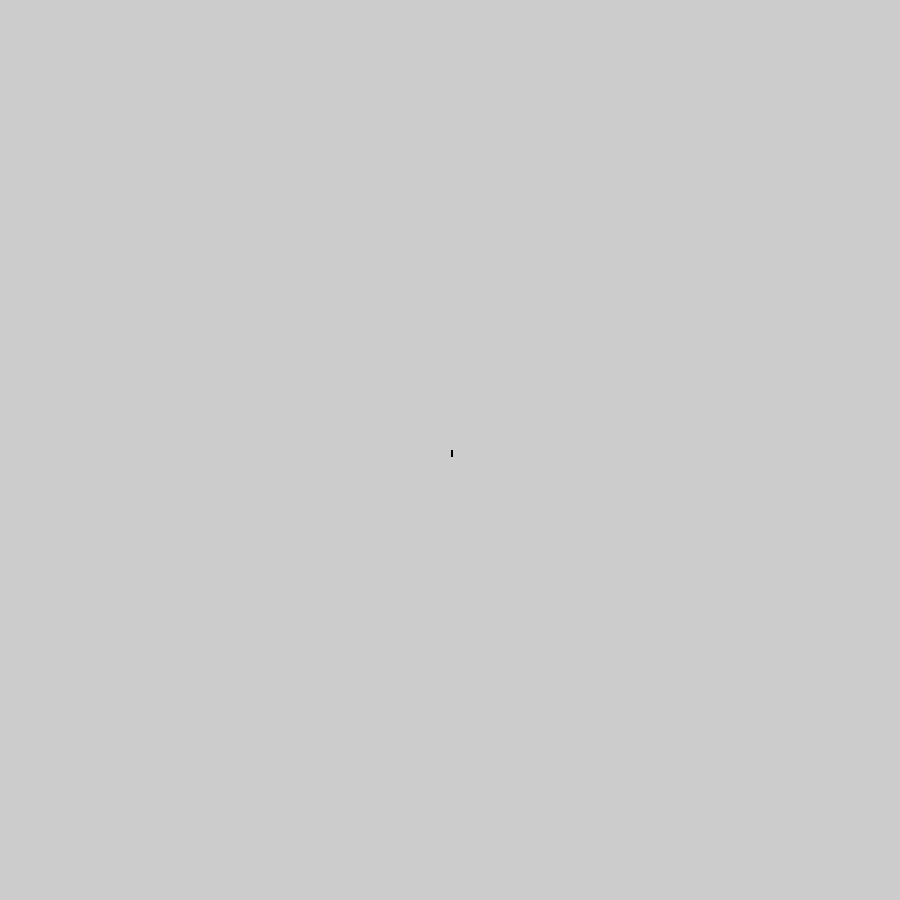
Frame 1 (no input)
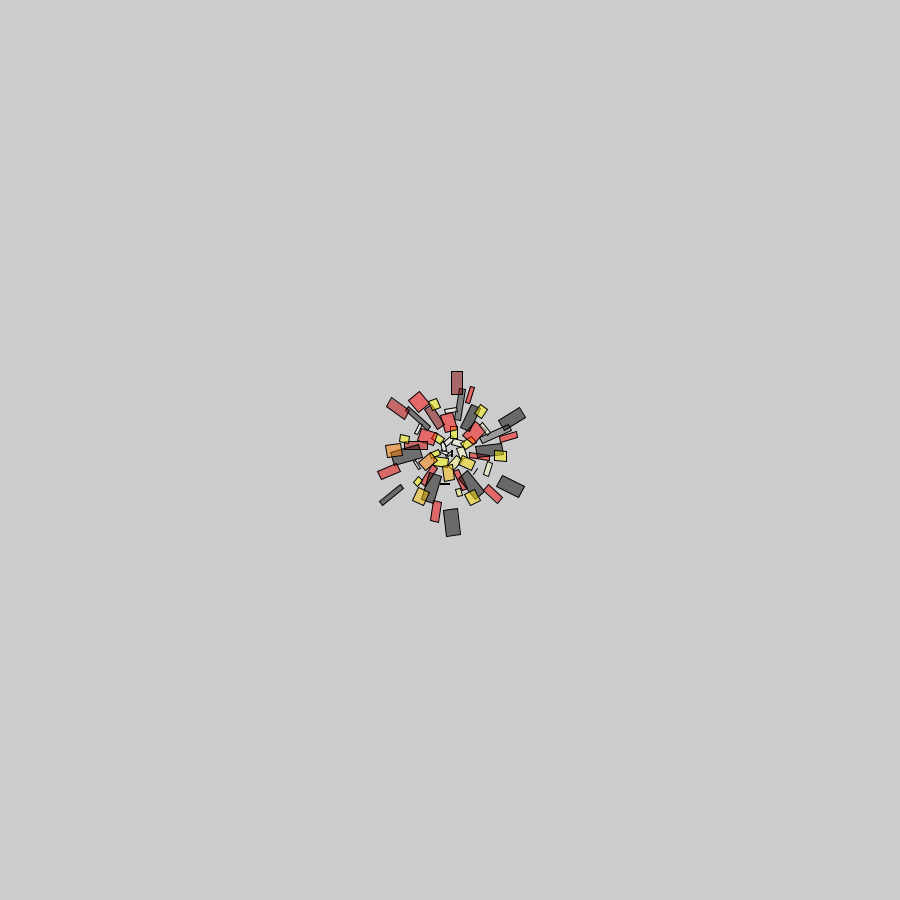
Frame 60 (the mouse pressed at the canvas centre just before this capture)
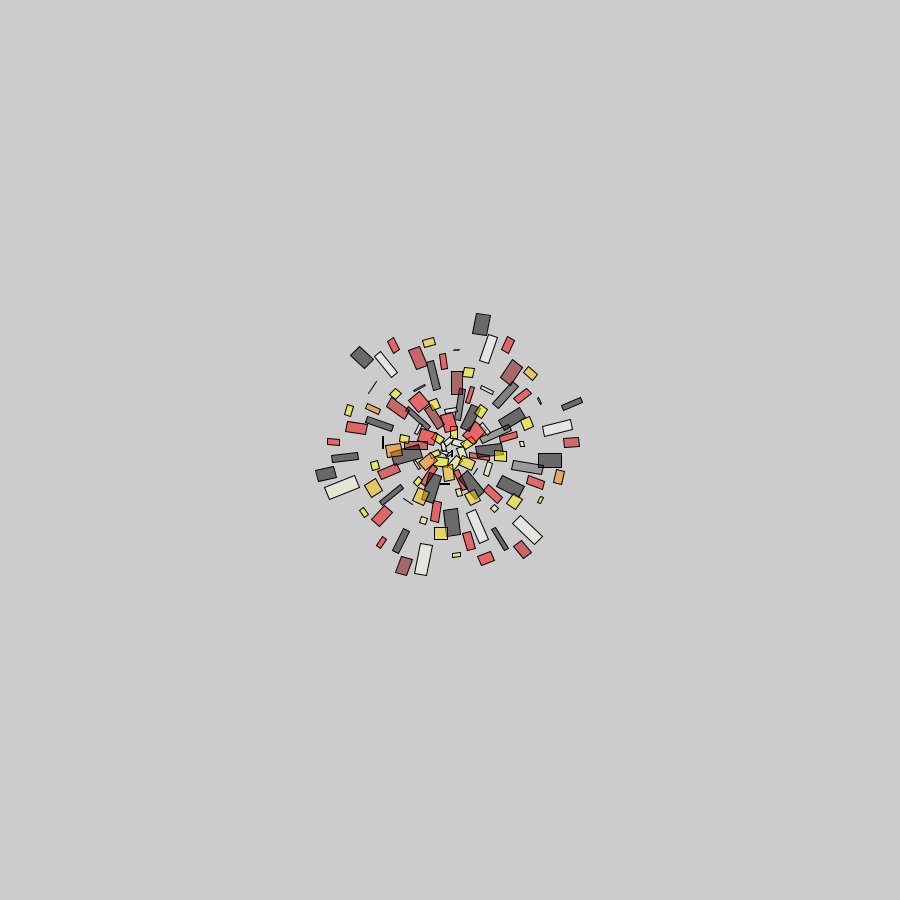
Frame 120 (the mouse held since frame 60 and released just before this capture)

The Processing sketch that drew these frames (run headless with seeded random() and noise(); from frame 60 on, the mouse is pressed at the canvas centre):

// Processing sketch: processing_130426
// ── processing_130426.pde

int i=0;void setup(){size(900,900);}void draw(){fill(-1<<i%92,125);translate(450,450);rotate(i++);rect(i%333,0,i%33,5+i%10);}//#p5 ᔥ@hamoid
